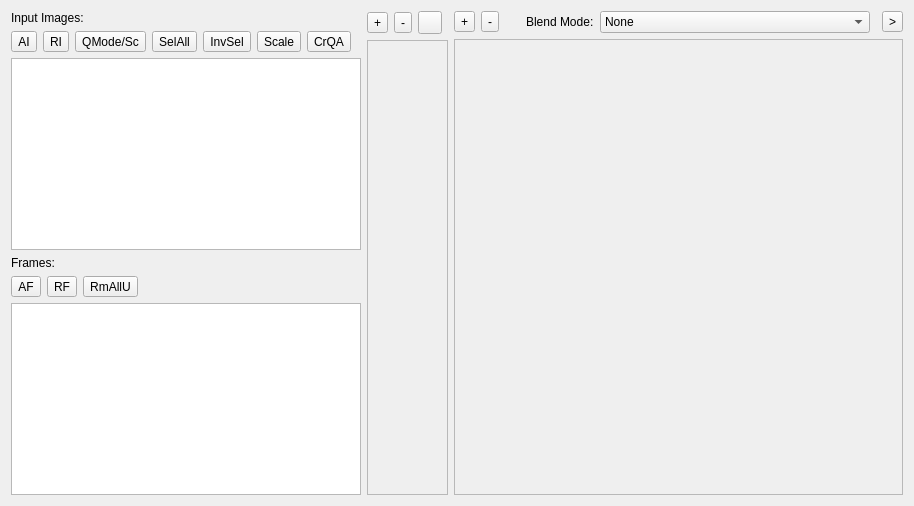
      <widget class="QWidget" name="framesTab">
       <attribute name="title">
        <string>Frames</string>
       </attribute>
       <layout class="QGridLayout" name="tabLayout" columnstretch="1,0,2,0,0,0,0,0,0,0,0,0,2">
        <item row="0" column="0" rowspan="5">
         <layout class="QGridLayout" name="tables1Layout">
          <item row="2" column="0">
           <widget class="QTableWidget" name="imgTableWidget">
            <property name="maximumSize">
             <size>
              <width>16777215</width>
              <height>16777215</height>
             </size>
            </property>
            <property name="accessibleName">
             <string>Input images table</string>
            </property>
            <property name="accessibleDescription">
             <string>List of input PNG images that the sprite uses. Double-click or F2 to edit a row.</string>
            </property>
            <property name="toolTip">
             <string/>
            </property>
            <property name="whatsThis">
             <string>&lt;!DOCTYPE HTML PUBLIC &quot;-//W3C//DTD HTML 4.0//EN&quot; &quot;http://www.w3.org/TR/REC-html40/strict.dtd&quot;&gt;
&lt;html&gt;&lt;head&gt;&lt;meta name=&quot;qrichtext&quot; content=&quot;1&quot; /&gt;&lt;style type=&quot;text/css&quot;&gt;
p, li { white-space: pre-wrap; }
&lt;/style&gt;&lt;/head&gt;&lt;body style=&quot; font-family:'Sans'; font-size:10pt; font-weight:400; font-style:normal;&quot;&gt;
&lt;table border=&quot;0&quot; style=&quot;-qt-table-type: root; margin-top:4px; margin-bottom:4px; margin-left:4px; margin-right:4px;&quot;&gt;
&lt;tr&gt;
&lt;td style=&quot;border: none;&quot;&gt;
&lt;p style=&quot; margin-top:0px; margin-bottom:0px; margin-left:0px; margin-right:0px; -qt-block-indent:0; text-indent:0px;&quot;&gt;&lt;span style=&quot; font-weight:600;&quot;&gt;Input images table&lt;/span&gt;&lt;/p&gt;
&lt;p style=&quot;-qt-paragraph-type:empty; margin-top:0px; margin-bottom:0px; margin-left:0px; margin-right:0px; -qt-block-indent:0; text-indent:0px; font-weight:600;&quot;&gt;&lt;/p&gt;
&lt;p style=&quot; margin-top:0px; margin-bottom:0px; margin-left:0px; margin-right:0px; -qt-block-indent:0; text-indent:0px;&quot;&gt;Contains paths to input images. Paths can be relative or absolute.&lt;/p&gt;
&lt;p style=&quot;-qt-paragraph-type:empty; margin-top:0px; margin-bottom:0px; margin-left:0px; margin-right:0px; -qt-block-indent:0; text-indent:0px;&quot;&gt;&lt;/p&gt;
&lt;p style=&quot; margin-top:0px; margin-bottom:0px; margin-left:0px; margin-right:0px; -qt-block-indent:0; text-indent:0px;&quot;&gt;Double-click or F2 to edit the fields&lt;/p&gt;&lt;/td&gt;&lt;/tr&gt;&lt;/table&gt;&lt;/body&gt;&lt;/html&gt;</string>
            </property>
            <property name="editTriggers">
             <set>QAbstractItemView::DoubleClicked|QAbstractItemView::EditKeyPressed</set>
            </property>
            <property name="tabKeyNavigation">
             <bool>false</bool>
            </property>
            <property name="alternatingRowColors">
             <bool>false</bool>
            </property>
            <property name="selectionMode">
             <enum>QAbstractItemView::SingleSelection</enum>
            </property>
            <property name="selectionBehavior">
             <enum>QAbstractItemView::SelectRows</enum>
            </property>
            <property name="verticalScrollMode">
             <enum>QAbstractItemView::ScrollPerItem</enum>
            </property>
            <property name="horizontalScrollMode">
             <enum>QAbstractItemView::ScrollPerPixel</enum>
            </property>
            <attribute name="horizontalHeaderCascadingSectionResizes">
             <bool>true</bool>
            </attribute>
            <attribute name="horizontalHeaderStretchLastSection">
             <bool>true</bool>
            </attribute>
            <attribute name="verticalHeaderVisible">
             <bool>false</bool>
            </attribute>
           </widget>
          </item>
          <item row="7" column="0">
           <widget class="LvkTableWidget" name="framesTableWidget">
            <property name="maximumSize">
             <size>
              <width>16777215</width>
              <height>16777215</height>
             </size>
            </property>
            <property name="accessibleName">
             <string>Frames table</string>
            </property>
            <property name="accessibleDescription">
             <string>Frame definitions (id, offset x, offset y, width, height, name, image id). Double-click or F2 to edit; Ctrl+Up/Down to nudge numeric fields.</string>
            </property>
            <property name="toolTip">
             <string/>
            </property>
            <property name="whatsThis">
             <string>&lt;!DOCTYPE HTML PUBLIC &quot;-//W3C//DTD HTML 4.0//EN&quot; &quot;http://www.w3.org/TR/REC-html40/strict.dtd&quot;&gt;
&lt;html&gt;&lt;head&gt;&lt;meta name=&quot;qrichtext&quot; content=&quot;1&quot; /&gt;&lt;style type=&quot;text/css&quot;&gt;
p, li { white-space: pre-wrap; }
&lt;/style&gt;&lt;/head&gt;&lt;body style=&quot; font-family:'Sans'; font-size:10pt; font-weight:400; font-style:normal;&quot;&gt;
&lt;table border=&quot;0&quot; style=&quot;-qt-table-type: root; margin-top:4px; margin-bottom:4px; margin-left:4px; margin-right:4px;&quot;&gt;
&lt;tr&gt;
&lt;td style=&quot;border: none;&quot;&gt;
&lt;p style=&quot; margin-top:0px; margin-bottom:0px; margin-left:0px; margin-right:0px; -qt-block-indent:0; text-indent:0px;&quot;&gt;&lt;span style=&quot; font-weight:600;&quot;&gt;Frames table&lt;/span&gt;&lt;/p&gt;
&lt;p style=&quot;-qt-paragraph-type:empty; margin-top:0px; margin-bottom:0px; margin-left:0px; margin-right:0px; -qt-block-indent:0; text-indent:0px; font-weight:600;&quot;&gt;&lt;/p&gt;
&lt;p style=&quot; margin-top:0px; margin-bottom:0px; margin-left:0px; margin-right:0px; -qt-block-indent:0; text-indent:0px;&quot;&gt;Contain the definition of the frames (frame id, offset x, offset y, width, height, name and image id)&lt;/p&gt;
&lt;p style=&quot;-qt-paragraph-type:empty; margin-top:0px; margin-bottom:0px; margin-left:0px; margin-right:0px; -qt-block-indent:0; text-indent:0px;&quot;&gt;&lt;/p&gt;
&lt;p style=&quot; margin-top:0px; margin-bottom:0px; margin-left:0px; margin-right:0px; -qt-block-indent:0; text-indent:0px;&quot;&gt; * Double-click or F2 to edit the fields&lt;/p&gt;
&lt;p style=&quot; margin-top:0px; margin-bottom:0px; margin-left:0px; margin-right:0px; -qt-block-indent:0; text-indent:0px;&quot;&gt; * Ctrl + Up or Ctrl + Down to increase or decrease numeric fields (ox, oy, w and h)&lt;/p&gt;&lt;/td&gt;&lt;/tr&gt;&lt;/table&gt;&lt;/body&gt;&lt;/html&gt;</string>
            </property>
            <property name="editTriggers">
             <set>QAbstractItemView::DoubleClicked|QAbstractItemView::EditKeyPressed</set>
            </property>
            <property name="tabKeyNavigation">
             <bool>false</bool>
            </property>
            <property name="selectionMode">
             <enum>QAbstractItemView::SingleSelection</enum>
            </property>
            <property name="selectionBehavior">
             <enum>QAbstractItemView::SelectItems</enum>
            </property>
            <property name="verticalScrollMode">
             <enum>QAbstractItemView::ScrollPerItem</enum>
            </property>
            <property name="horizontalScrollMode">
             <enum>QAbstractItemView::ScrollPerPixel</enum>
            </property>
            <attribute name="horizontalHeaderCascadingSectionResizes">
             <bool>true</bool>
            </attribute>
            <attribute name="horizontalHeaderStretchLastSection">
             <bool>true</bool>
            </attribute>
            <attribute name="verticalHeaderVisible">
             <bool>false</bool>
            </attribute>
           </widget>
          </item>
          <item row="3" column="0">
           <widget class="QLabel" name="framesLabel">
            <property name="sizePolicy">
             <sizepolicy hsizetype="Minimum" vsizetype="Preferred">
              <horstretch>0</horstretch>
              <verstretch>0</verstretch>
             </sizepolicy>
            </property>
            <property name="text">
             <string>Frames:</string>
            </property>
            <property name="alignment">
             <set>Qt::AlignBottom|Qt::AlignLeading|Qt::AlignLeft</set>
            </property>
           </widget>
          </item>
          <item row="0" column="0">
           <widget class="QLabel" name="inputImagesLabel">
            <property name="sizePolicy">
             <sizepolicy hsizetype="Minimum" vsizetype="Preferred">
              <horstretch>0</horstretch>
              <verstretch>0</verstretch>
             </sizepolicy>
            </property>
            <property name="text">
             <string>Input Images:</string>
            </property>
            <property name="alignment">
             <set>Qt::AlignBottom|Qt::AlignLeading|Qt::AlignLeft</set>
            </property>
           </widget>
          </item>
          <item row="1" column="0">
           <layout class="QHBoxLayout" name="imgToolbarLayout" stretch="0,0,0,0,0,0,0,0">
            <property name="spacing">
             <number>6</number>
            </property>
            <property name="sizeConstraint">
             <enum>QLayout::SetMinimumSize</enum>
            </property>
            <item>
             <widget class="QToolButton" name="addImageButton">
              <property name="accessibleName">
               <string>Add image</string>
              </property>
              <property name="accessibleDescription">
               <string>Add a PNG file to the input images list.</string>
              </property>
              <property name="toolTip">
               <string>Add input image</string>
              </property>
              <property name="whatsThis">
               <string>Add input image</string>
              </property>
              <property name="text">
               <string>AI</string>
              </property>
              <property name="icon">
               <iconset resource="res.qrc">
                <normaloff>:/buttons/button-add-image</normaloff>:/buttons/button-add-image</iconset>
              </property>
             </widget>
            </item>
            <item>
             <widget class="QToolButton" name="removeImageButton">
              <property name="enabled">
               <bool>true</bool>
              </property>
              <property name="accessibleName">
               <string>Remove image</string>
              </property>
              <property name="accessibleDescription">
               <string>Remove the currently selected input image.</string>
              </property>
              <property name="toolTip">
               <string>Remove input image</string>
              </property>
              <property name="whatsThis">
               <string>Remove selected input image</string>
              </property>
              <property name="text">
               <string>RI</string>
              </property>
              <property name="icon">
               <iconset resource="res.qrc">
                <normaloff>:/buttons/button-remove-image</normaloff>:/buttons/button-remove-image</iconset>
              </property>
             </widget>
            </item>
            <item>
             <widget class="QToolButton" name="quickModeButton">
              <property name="enabled">
               <bool>true</bool>
              </property>
              <property name="toolTip">
               <string>Enable Quick Animation Mode and image scaling</string>
              </property>
              <property name="whatsThis">
               <string>Enable Quick Animation Mode and image scaling</string>
              </property>
              <property name="text">
               <string>QMode/Sc</string>
              </property>
              <property name="checkable">
               <bool>true</bool>
              </property>
             </widget>
            </item>
            <item>
             <widget class="QToolButton" name="checkAllImagesButton">
              <property name="toolTip">
               <string>Select all images</string>
              </property>
              <property name="text">
               <string>SelAll</string>
              </property>
             </widget>
            </item>
            <item>
             <widget class="QToolButton" name="invertCheckedImagesButton">
              <property name="toolTip">
               <string>Invert selection</string>
              </property>
              <property name="text">
               <string>InvSel</string>
              </property>
             </widget>
            </item>
            <item>
             <widget class="QToolButton" name="scaleImageButton">
              <property name="toolTip">
               <string>Scale image</string>
              </property>
              <property name="text">
               <string>Scale</string>
              </property>
             </widget>
            </item>
            <item>
             <widget class="QToolButton" name="createQuickAniButton">
              <property name="toolTip">
               <string>Create Quick Animation</string>
              </property>
              <property name="text">
               <string>CrQA</string>
              </property>
             </widget>
            </item>
            <item>
             <spacer name="imgToolbarSpacer">
              <property name="orientation">
               <enum>Qt::Horizontal</enum>
              </property>
              <property name="sizeType">
               <enum>QSizePolicy::MinimumExpanding</enum>
              </property>
              <property name="sizeHint" stdset="0">
               <size>
                <width>10</width>
                <height>0</height>
               </size>
              </property>
             </spacer>
            </item>
           </layout>
          </item>
          <item row="4" column="0">
           <layout class="QHBoxLayout" name="horizontalLayout_2">
            <item>
             <widget class="QToolButton" name="addFrameButton">
              <property name="enabled">
               <bool>true</bool>
              </property>
              <property name="accessibleName">
               <string>Add frame</string>
              </property>
              <property name="accessibleDescription">
               <string>Add a new frame from the rectangle drawn on the input image. The whole image is used if no rectangle is defined.</string>
              </property>
              <property name="toolTip">
               <string>Add frame</string>
              </property>
              <property name="statusTip">
               <string/>
              </property>
              <property name="whatsThis">
               <string>Add new frame from a rectangular area in the input image. The whole image is used if no rectangular area is defined.</string>
              </property>
              <property name="text">
               <string>AF</string>
              </property>
              <property name="icon">
               <iconset resource="res.qrc">
                <normaloff>:/buttons/button-add-frame</normaloff>:/buttons/button-add-frame</iconset>
              </property>
             </widget>
            </item>
            <item>
             <widget class="QToolButton" name="removeFrameButton">
              <property name="enabled">
               <bool>true</bool>
              </property>
              <property name="accessibleName">
               <string>Remove frame</string>
              </property>
              <property name="accessibleDescription">
               <string>Remove the currently selected frame.</string>
              </property>
              <property name="toolTip">
               <string>Remove frame</string>
              </property>
              <property name="statusTip">
               <string/>
              </property>
              <property name="whatsThis">
               <string>Remove selected frame</string>
              </property>
              <property name="text">
               <string>RF</string>
              </property>
              <property name="icon">
               <iconset resource="res.qrc">
                <normaloff>:/buttons/button-remove-frame</normaloff>:/buttons/button-remove-frame</iconset>
              </property>
             </widget>
            </item>
            <item>
             <widget class="QToolButton" name="removeAllUnusedFramesButton">
              <property name="toolTip">
               <string>Remove all unused frames.</string>
              </property>
              <property name="whatsThis">
               <string>Remove all unused frames. A frame is considered unused if it does not belong to any animation.</string>
              </property>
              <property name="text">
               <string>RmAllU</string>
              </property>
             </widget>
            </item>
            <item>
             <spacer name="horizontalSpacer_2">
              <property name="orientation">
               <enum>Qt::Horizontal</enum>
              </property>
              <property name="sizeType">
               <enum>QSizePolicy::MinimumExpanding</enum>
              </property>
              <property name="sizeHint" stdset="0">
               <size>
                <width>10</width>
                <height>20</height>
               </size>
              </property>
             </spacer>
            </item>
           </layout>
          </item>
         </layout>
        </item>
        <item row="0" column="12" rowspan="5">
         <layout class="QGridLayout" name="framePreviewLayout">
          <property name="sizeConstraint">
           <enum>QLayout::SetDefaultConstraint</enum>
          </property>
          <item row="1" column="0" colspan="9">
           <widget class="QScrollArea" name="framePreviewScroll">
            <property name="sizePolicy">
             <sizepolicy hsizetype="Expanding" vsizetype="Expanding">
              <horstretch>0</horstretch>
              <verstretch>0</verstretch>
             </sizepolicy>
            </property>
            <property name="cursor" stdset="0">
             <cursorShape>ArrowCursor</cursorShape>
            </property>
            <property name="whatsThis">
             <string>Frame preview

 * Ctrl + Mouse Wheel: To increase/decrease zoom level
 * '1' key: To set zoom at %100
</string>
            </property>
            <property name="widgetResizable">
             <bool>false</bool>
            </property>
            <property name="alignment">
             <set>Qt::AlignLeading|Qt::AlignLeft|Qt::AlignTop</set>
            </property>
            <widget class="LvkInputImageWidget" name="framePreview">
             <property name="geometry">
              <rect>
               <x>0</x>
               <y>0</y>
               <width>0</width>
               <height>0</height>
              </rect>
             </property>
             <property name="sizePolicy">
              <sizepolicy hsizetype="Ignored" vsizetype="Ignored">
               <horstretch>0</horstretch>
               <verstretch>0</verstretch>
              </sizepolicy>
             </property>
             <property name="focusPolicy">
              <enum>Qt::ClickFocus</enum>
             </property>
             <property name="accessibleName">
              <string>Frame preview</string>
             </property>
             <property name="accessibleDescription">
              <string>Preview of the currently selected frame. Ctrl+wheel to zoom, press 1 to reset zoom to 100%.</string>
             </property>
            </widget>
           </widget>
          </item>
          <item row="0" column="8">
           <widget class="QToolButton" name="hideFramePreviewButton">
            <property name="whatsThis">
             <string>Show/hide frame preview</string>
            </property>
            <property name="text">
             <string>&gt;</string>
            </property>
            <property name="icon">
             <iconset resource="res.qrc">
              <normaloff>:/buttons/button-hide</normaloff>:/buttons/button-hide</iconset>
            </property>
           </widget>
          </item>
          <item row="0" column="5" colspan="3">
           <spacer name="hSpacerFramePreview">
            <property name="orientation">
             <enum>Qt::Horizontal</enum>
            </property>
            <property name="sizeType">
             <enum>QSizePolicy::Expanding</enum>
            </property>
            <property name="sizeHint" stdset="0">
             <size>
              <width>0</width>
              <height>20</height>
             </size>
            </property>
           </spacer>
          </item>
          <item row="0" column="0">
           <widget class="QToolButton" name="frameZoomInButton">
            <property name="maximumSize">
             <size>
              <width>30</width>
              <height>16777215</height>
             </size>
            </property>
            <property name="toolTip">
             <string>Frame zoom in</string>
            </property>
            <property name="whatsThis">
             <string>Frame zoom in</string>
            </property>
            <property name="text">
             <string>+</string>
            </property>
            <property name="icon">
             <iconset resource="res.qrc">
              <normaloff>:/buttons/button-zoom-in</normaloff>:/buttons/button-zoom-in</iconset>
            </property>
           </widget>
          </item>
          <item row="0" column="1">
           <widget class="QToolButton" name="frameZoomOutButton">
            <property name="maximumSize">
             <size>
              <width>30</width>
              <height>16777215</height>
             </size>
            </property>
            <property name="toolTip">
             <string>Frame zoom out</string>
            </property>
            <property name="whatsThis">
             <string>Frame zoom in</string>
            </property>
            <property name="text">
             <string>-</string>
            </property>
            <property name="icon">
             <iconset resource="res.qrc">
              <normaloff>:/buttons/button-zoom-out</normaloff>:/buttons/button-zoom-out</iconset>
            </property>
           </widget>
          </item>
          <item row="0" column="4">
           <widget class="QComboBox" name="blendModeComboBox">
            <property name="toolTip">
             <string>Blend Mode</string>
            </property>
            <item>
             <property name="text">
              <string>None</string>
             </property>
            </item>
            <item>
             <property name="text">
              <string>Selected frame with frame definition rect</string>
             </property>
            </item>
            <item>
             <property name="text">
              <string>Selected frame with another existent frame...</string>
             </property>
            </item>
           </widget>
          </item>
          <item row="0" column="3">
           <widget class="QLabel" name="blendModeLabel">
            <property name="text">
             <string>Blend Mode:</string>
            </property>
           </widget>
          </item>
          <item row="0" column="2">
           <spacer name="horizontalSpacer_13">
            <property name="orientation">
             <enum>Qt::Horizontal</enum>
            </property>
            <property name="sizeType">
             <enum>QSizePolicy::Fixed</enum>
            </property>
            <property name="sizeHint" stdset="0">
             <size>
              <width>15</width>
              <height>20</height>
             </size>
            </property>
           </spacer>
          </item>
         </layout>
        </item>
        <item row="0" column="2" rowspan="5">
         <layout class="QGridLayout" name="imgPreviewLayout">
          <property name="sizeConstraint">
           <enum>QLayout::SetMaximumSize</enum>
          </property>
          <item row="1" column="1" colspan="7">
           <widget class="QScrollArea" name="imgPreviewScroll">
            <property name="sizePolicy">
             <sizepolicy hsizetype="Expanding" vsizetype="Expanding">
              <horstretch>0</horstretch>
              <verstretch>0</verstretch>
             </sizepolicy>
            </property>
            <property name="cursor" stdset="0">
             <cursorShape>ArrowCursor</cursorShape>
            </property>
            <property name="toolTip">
             <string/>
            </property>
            <property name="whatsThis">
             <string>&lt;!DOCTYPE HTML PUBLIC &quot;-//W3C//DTD HTML 4.0//EN&quot; &quot;http://www.w3.org/TR/REC-html40/strict.dtd&quot;&gt;
&lt;html&gt;&lt;head&gt;&lt;meta name=&quot;qrichtext&quot; content=&quot;1&quot; /&gt;&lt;style type=&quot;text/css&quot;&gt;
p, li { white-space: pre-wrap; }
&lt;/style&gt;&lt;/head&gt;&lt;body style=&quot; font-family:'Sans'; font-size:10pt; font-weight:400; font-style:normal;&quot;&gt;
&lt;table border=&quot;0&quot; style=&quot;-qt-table-type: root; margin-top:4px; margin-bottom:4px; margin-left:4px; margin-right:4px;&quot;&gt;
&lt;tr&gt;
&lt;td style=&quot;border: none;&quot;&gt;
&lt;p style=&quot; margin-top:0px; margin-bottom:0px; margin-left:0px; margin-right:0px; -qt-block-indent:0; text-indent:0px;&quot;&gt;&lt;span style=&quot; font-weight:600;&quot;&gt;Frame definition widget&lt;/span&gt;&lt;/p&gt;
&lt;p style=&quot;-qt-paragraph-type:empty; margin-top:0px; margin-bottom:0px; margin-left:0px; margin-right:0px; -qt-block-indent:0; text-indent:0px;&quot;&gt;&lt;/p&gt;
&lt;p style=&quot; margin-top:0px; margin-bottom:0px; margin-left:0px; margin-right:0px; -qt-block-indent:0; text-indent:0px;&quot;&gt;Here you can define the rectangular area of a frame. Click the button &amp;quot;Add frame&amp;quot; to confirm.&lt;/p&gt;
&lt;p style=&quot;-qt-paragraph-type:empty; margin-top:0px; margin-bottom:0px; margin-left:0px; margin-right:0px; -qt-block-indent:0; text-indent:0px;&quot;&gt;&lt;/p&gt;
&lt;p style=&quot; margin-top:0px; margin-bottom:0px; margin-left:0px; margin-right:0px; -qt-block-indent:0; text-indent:0px;&quot;&gt; * Left click: To define a rectangular area in the image&lt;/p&gt;
&lt;p style=&quot; margin-top:0px; margin-bottom:0px; margin-left:0px; margin-right:0px; -qt-block-indent:0; text-indent:0px;&quot;&gt; * Right click: To remove the rectangular area&lt;/p&gt;
&lt;p style=&quot; margin-top:0px; margin-bottom:0px; margin-left:0px; margin-right:0px; -qt-block-indent:0; text-indent:0px;&quot;&gt; * Ctrl key: Hold to display mouse guides&lt;/p&gt;
&lt;p style=&quot; margin-top:0px; margin-bottom:0px; margin-left:0px; margin-right:0px; -qt-block-indent:0; text-indent:0px;&quot;&gt; * Ctrl key (when dragging a frame): to move a frame across the x-axis or y-axis&lt;/p&gt;
&lt;p style=&quot; margin-top:0px; margin-bottom:0px; margin-left:0px; margin-right:0px; -qt-block-indent:0; text-indent:0px;&quot;&gt; * Ctrl + Shift + Left click: To add line guides&lt;/p&gt;
&lt;p style=&quot; margin-top:0px; margin-bottom:0px; margin-left:0px; margin-right:0px; -qt-block-indent:0; text-indent:0px;&quot;&gt; * Ctrl + Shift + Right click: To switch horizontal/vertical guides&lt;/p&gt;
&lt;p style=&quot; margin-top:0px; margin-bottom:0px; margin-left:0px; margin-right:0px; -qt-block-indent:0; text-indent:0px;&quot;&gt; * Ctrl + Mouse Wheel: To increase/decrease zoom level&lt;/p&gt;
&lt;p style=&quot; margin-top:0px; margin-bottom:0px; margin-left:0px; margin-right:0px; -qt-block-indent:0; text-indent:0px;&quot;&gt; * '1' key: To set zoom at %100&lt;/p&gt;
&lt;p style=&quot;-qt-paragraph-type:empty; margin-top:0px; margin-bottom:0px; margin-left:0px; margin-right:0px; -qt-block-indent:0; text-indent:0px;&quot;&gt;&lt;/p&gt;
&lt;p style=&quot; margin-top:0px; margin-bottom:0px; margin-left:0px; margin-right:0px; -qt-block-indent:0; text-indent:0px;&quot;&gt;&lt;span style=&quot; font-weight:600;&quot;&gt;Note:&lt;/span&gt; some combination may not work on Mac OS X &lt;/p&gt;&lt;/td&gt;&lt;/tr&gt;&lt;/table&gt;&lt;/body&gt;&lt;/html&gt;</string>
            </property>
            <property name="widgetResizable">
             <bool>false</bool>
            </property>
            <property name="alignment">
             <set>Qt::AlignLeading|Qt::AlignLeft|Qt::AlignTop</set>
            </property>
            <widget class="LvkFrameDefWidget" name="imgPreview">
             <property name="geometry">
              <rect>
               <x>0</x>
               <y>0</y>
               <width>0</width>
               <height>0</height>
              </rect>
             </property>
             <property name="sizePolicy">
              <sizepolicy hsizetype="Ignored" vsizetype="Ignored">
               <horstretch>0</horstretch>
               <verstretch>0</verstretch>
              </sizepolicy>
             </property>
             <property name="focusPolicy">
              <enum>Qt::ClickFocus</enum>
             </property>
             <property name="accessibleName">
              <string>Frame definition canvas</string>
             </property>
             <property name="accessibleDescription">
              <string>Interactive canvas to draw a rectangular frame on the input image. Left click to draw, right click to clear, Ctrl+wheel to zoom.</string>
             </property>
            </widget>
           </widget>
          </item>
          <item row="0" column="4" colspan="4">
           <spacer name="horizontalSpacer_8">
            <property name="orientation">
             <enum>Qt::Horizontal</enum>
            </property>
            <property name="sizeHint" stdset="0">
             <size>
              <width>0</width>
              <height>20</height>
             </size>
            </property>
           </spacer>
          </item>
          <item row="0" column="1">
           <widget class="QToolButton" name="imgZoomInButton">
            <property name="maximumSize">
             <size>
              <width>30</width>
              <height>16777215</height>
             </size>
            </property>
            <property name="toolTip">
             <string>Image zoom in</string>
            </property>
            <property name="whatsThis">
             <string>Image zoom in</string>
            </property>
            <property name="text">
             <string>+</string>
            </property>
            <property name="icon">
             <iconset resource="res.qrc">
              <normaloff>:/buttons/button-zoom-in</normaloff>:/buttons/button-zoom-in</iconset>
            </property>
           </widget>
          </item>
          <item row="0" column="2">
           <widget class="QToolButton" name="imgZoomOutButton">
            <property name="maximumSize">
             <size>
              <width>30</width>
              <height>16777215</height>
             </size>
            </property>
            <property name="toolTip">
             <string>Image zoom out</string>
            </property>
            <property name="whatsThis">
             <string>Image zoom out</string>
            </property>
            <property name="text">
             <string>-</string>
            </property>
            <property name="icon">
             <iconset resource="res.qrc">
              <normaloff>:/buttons/button-zoom-out</normaloff>:/buttons/button-zoom-out</iconset>
            </property>
           </widget>
          </item>
          <item row="0" column="3">
           <widget class="QToolButton" name="refreshImgButton">
            <property name="toolTip">
             <string>Refresh image</string>
            </property>
            <property name="whatsThis">
             <string>Force refresh image</string>
            </property>
            <property name="text">
             <string/>
            </property>
            <property name="icon">
             <iconset resource="res.qrc">
              <normaloff>:/buttons/button-refresh</normaloff>:/buttons/button-refresh</iconset>
            </property>
           </widget>
          </item>
         </layout>
        </item>
       </layout>
      </widget>
